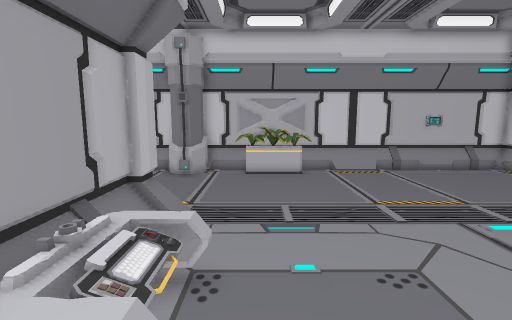
view 1 (above)

20 first-person views from a walk through a Unity game level. The camera is 1.5 m above the floor, tilts 8° down and sees 85° across. The floor is counted in squares, 0.5 m on a side. Each view is taken from the middle of a square. On the plan, view 1 faces up. The plan holds only what a view shows up to about 20 squares ahead; the rest is blank. The place goes on beyond the plan. The player is left out.

view 2
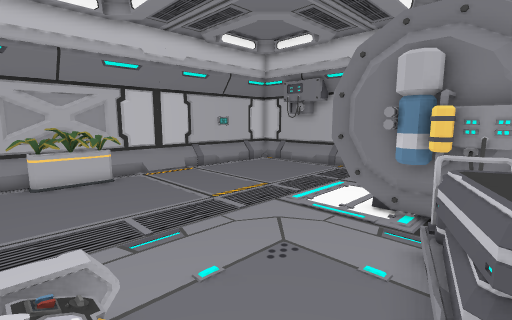

view 3
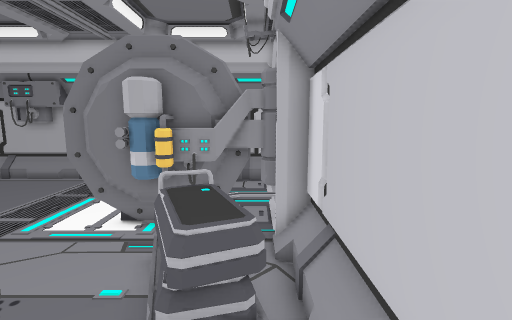

view 4
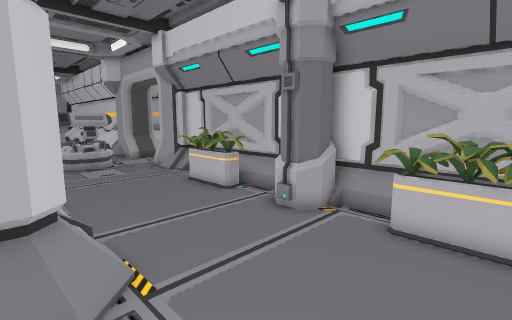

view 5
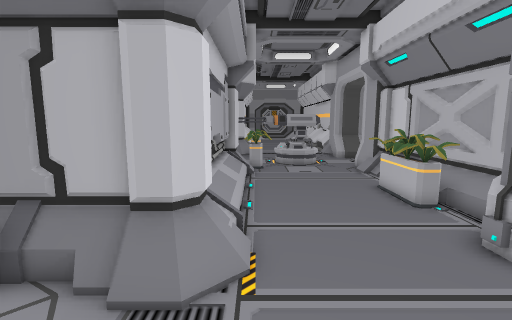

view 6
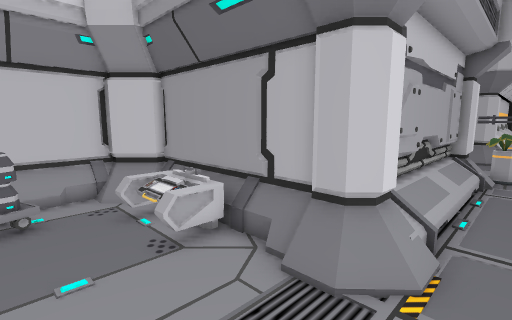

view 7
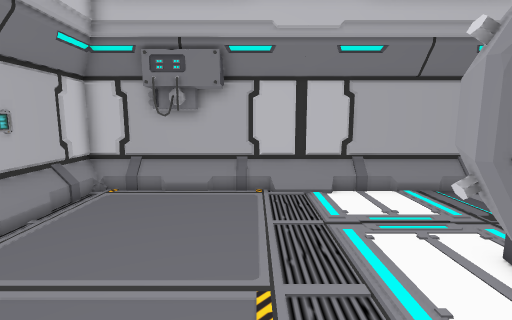

view 8
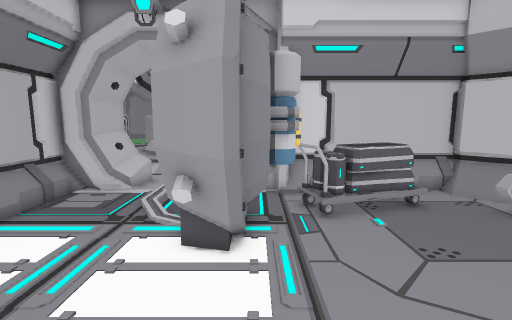

view 9
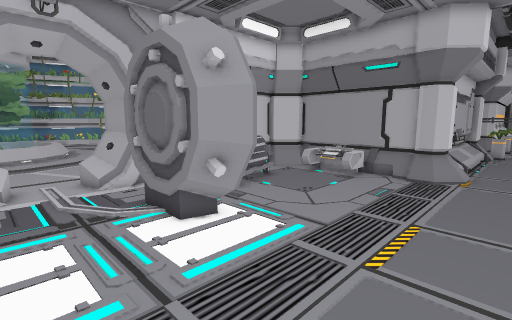

view 10
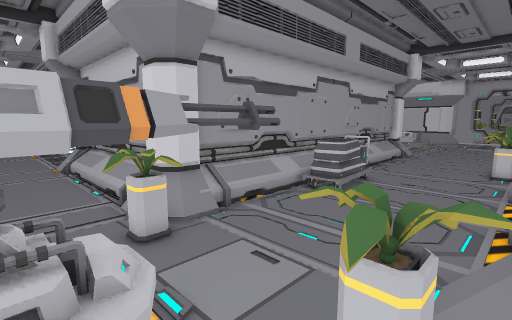

view 11
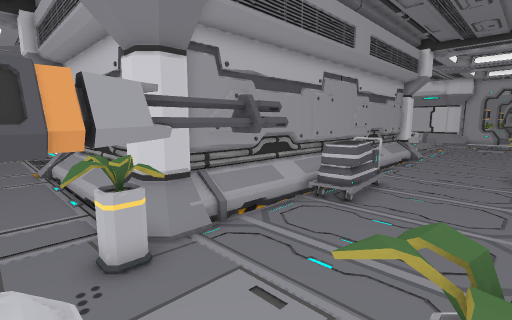

view 12
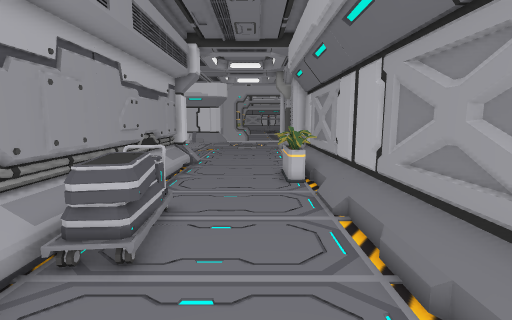

view 13
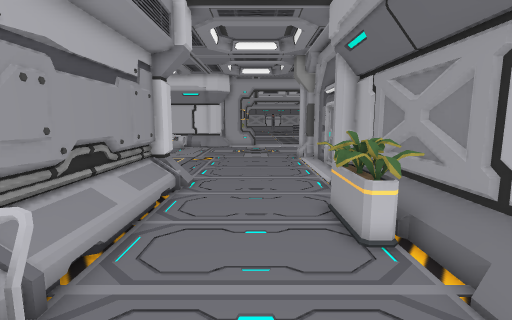

view 14
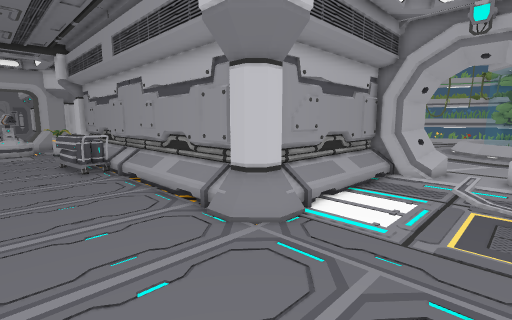

view 15
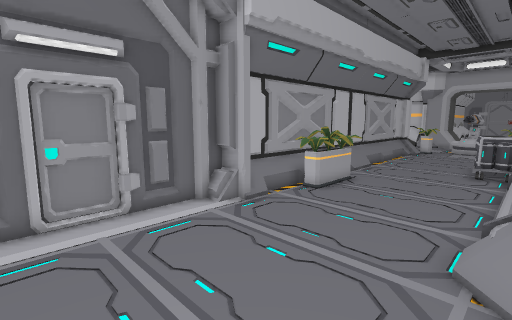

view 16
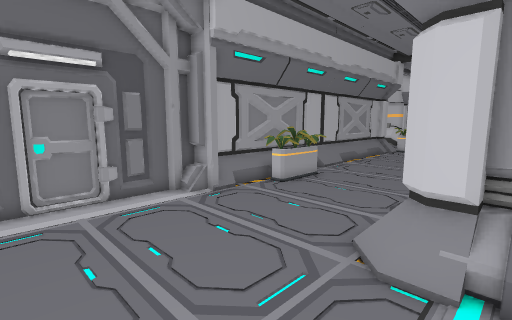

view 17
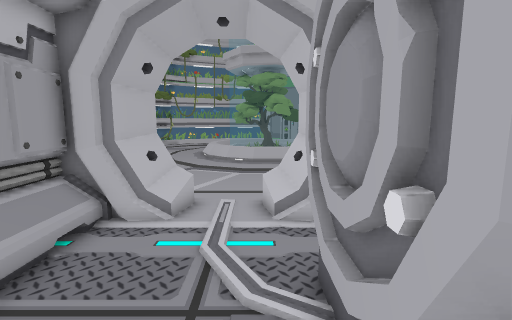

view 18
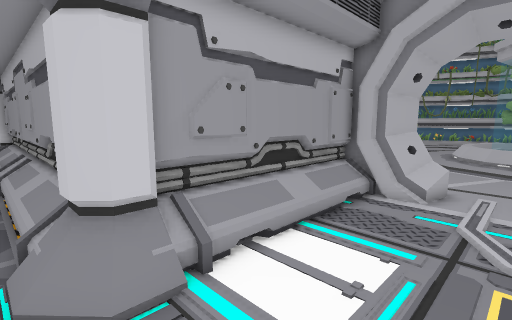

view 19
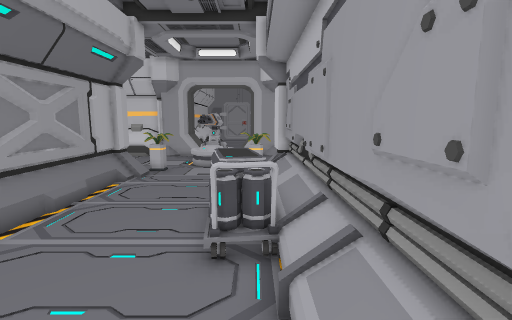

view 20
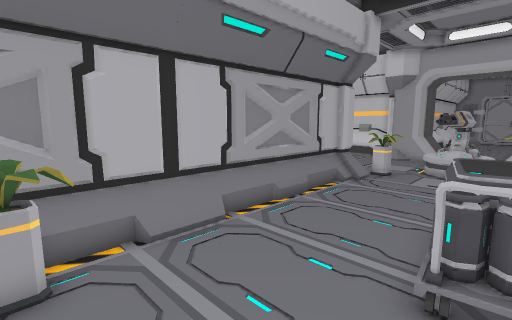

### Floor plan
Key: @ floor where view 1 was taken; # wall or solid block; . main floor; : floor 0.25 m higher than the main floor; / step, stairs or slope; = window, fence, low wall or low ledge; v drop or lower ground; M machine; C cart; T thing the floor can be seen under or through; O other object.
Columns run from 24 left of view 1 to 16 right of it. Each row starts with its distance up from view 1.
 17        =######OOO##O#O##OOO#############
 16        ......OOOOO.O#O.OOOOO...........#
 15  ...  .......O.OOO..O..O.OO ...........#
 14  ... ##...............................M#
 13  ...##=................................#
 12   ..=T=................................#
 11  .O..T..O..............................#
 10  OOO.T.OOO.............................#
  9 OOOO.T..OO###O=OO##OOO.................#
  8 OO.......OO######## O#.................#
  7 ##.......O#         ##.................#
  6 ##.......##         ##.........###.....#
  5 ##.......##          #OO.......###.....#
  4 ##.......O#          #O.......####.....#
  3 ##......CO#          #v...... ####.....#
  2 ##.....CCO#          #OO...CCC####.....##
  1 ##.....CC##          #/..CCCCC####.....##
  0 ##.....CC##          #//@.CC...##......##
 -1 ##.....CC##          ############/.../##
 -2 ##.....CCO#                   ####...##
 -3 ##.......O#                     #=...=#
 -4 ##.......##                       ...
 -5 ##OO.....##                       ...
 -6 #OOO.....O#                      ....
 -7 #OOO.....O#                      ....
 -8 #OO......O#                      ....
 -9 ##OO..... #                      ....
-10 ##.......##                      ....
-11 ##.......##                      ....
-12 ##.......##########               ...
-13 #........O#O #OOO ##         ...   ..
-14 #..................###      .....
-15 #................../#=  .........
-16 #....................=..........:
-17 #...............................
-18 #....................=..........
-19 #...........######./#=      ....

Positions as (right, up) in squares from view 1, and headings:
1: (0, 0), facing up
2: (-2, 1), facing up-right
3: (-2, 0), facing right
4: (2, 8), facing up-left
5: (2, 10), facing left
6: (2, 11), facing down-left
7: (3, 10), facing right
8: (7, 11), facing down
9: (13, 12), facing down-left
10: (-23, 13), facing down-right
11: (-22, 12), facing down-right
12: (-20, 8), facing down
13: (-19, 1), facing down
14: (-21, -19), facing up-right
15: (-15, -19), facing up-left
16: (-13, -19), facing up-left
17: (-13, -18), facing right
18: (-16, -18), facing up-right
19: (-16, -7), facing up
20: (-16, -6), facing up-left
